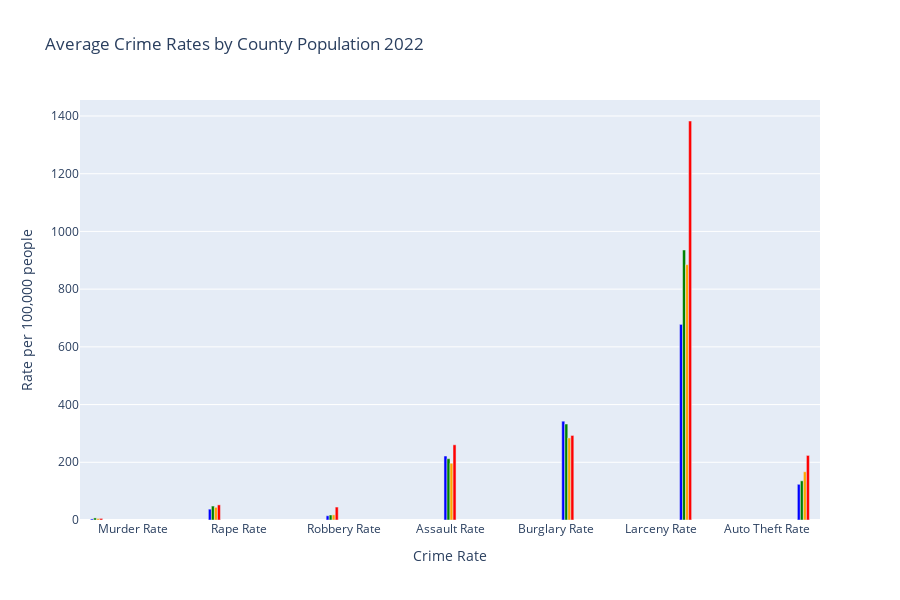

Source (notebook cell):
### Code cell
import plotly.graph_objects as go
import pandas as pd

# Assuming you have a DataFrame named df

# Define colors for each population bin
colors = ['blue', 'green', 'orange', 'red']

# Exclude counties with populations from 0 to 10,000, be
filtered_df = df[df['Population'] > 10000]

# Define the updated population bins
population_bins = [10000, 25000, 50000, 100000, float('inf')]
population_labels = ['10k-25k', '25k-50k', '50k-100k', '100k+']

# Create a new column in df for the updated population size category
filtered_df['Population Category'] = pd.cut(filtered_df['Population'], bins=population_bins, labels=population_labels, right=False)

# Bar Chart
fig = go.Figure()

# crimes loop
for crime_rate in ['Murder Rate', 'Rape Rate', 'Robbery Rate', 'Assault Rate', 'Burglary Rate', 'Larceny Rate', 'Auto Theft Rate']:
    # Loop through population bins
    for i, pop_bin in enumerate(population_labels):
        avg_rate = filtered_df.loc[filtered_df['Population Category'] == pop_bin, crime_rate].mean()
        # Set showlegend to False to hide the legend
        fig.add_trace(go.Bar(x=[crime_rate], y=[avg_rate], marker_color=colors[i], showlegend=False))

# total rate, didnt work
fig.update_layout(
    yaxis2=dict(
        title='Total Rate',
        overlaying='y',
        side='right',
        showgrid=False,
        zeroline=False,
        range=[0, filtered_df['Total Rate'].max() + 500]
    )
)

# Update the layout
fig.update_layout(
    barmode='group',
    title='Average Crime Rates by County Population 2022',
    xaxis_title='Crime Rate',
    yaxis_title='Rate per 100,000 people',
    height=600
)

# Show 
fig.show()

### Figure 1 — Plotly figure (JSON) as saved in the notebook; plotly's stock layout.template omitted (floating-point values rounded to 4 significant figures)
{"data": [{"marker": {"color": "blue"}, "showlegend": false, "type": "bar", "x": ["Murder Rate"], "y": [3.673]}, {"marker": {"color": "green"}, "showlegend": false, "type": "bar", "x": ["Murder Rate"], "y": [7.173]}, {"marker": {"color": "orange"}, "showlegend": false, "type": "bar", "x": ["Murder Rate"], "y": [5.283]}, {"marker": {"color": "red"}, "showlegend": false, "type": "bar", "x": ["Murder Rate"], "y": [5.554]}, {"marker": {"color": "blue"}, "showlegend": false, "type": "bar", "x": ["Rape Rate"], "y": [37.59]}, {"marker": {"color": "green"}, "showlegend": false, "type": "bar", "x": ["Rape Rate"], "y": [48.38]}, {"marker": {"color": "orange"}, "showlegend": false, "type": "bar", "x": ["Rape Rate"], "y": [43.87]}, {"marker": {"color": "red"}, "showlegend": false, "type": "bar", "x": ["Rape Rate"], "y": [52.38]}, {"marker": {"color": "blue"}, "showlegend": false, "type": "bar", "x": ["Robbery Rate"], "y": [14.71]}, {"marker": {"color": "green"}, "showlegend": false, "type": "bar", "x": ["Robbery Rate"], "y": [17.43]}, {"marker": {"color": "orange"}, "showlegend": false, "type": "bar", "x": ["Robbery Rate"], "y": [17.89]}, {"marker": {"color": "red"}, "showlegend": false, "type": "bar", "x": ["Robbery Rate"], "y": [44.92]}, {"marker": {"color": "blue"}, "showlegend": false, "type": "bar", "x": ["Assault Rate"], "y": [221.7]}, {"marker": {"color": "green"}, "showlegend": false, "type": "bar", "x": ["Assault Rate"], "y": [212.5]}, {"marker": {"color": "orange"}, "showlegend": false, "type": "bar", "x": ["Assault Rate"], "y": [196.8]}, {"marker": {"color": "red"}, "showlegend": false, "type": "bar", "x": ["Assault Rate"], "y": [260.6]}, {"marker": {"color": "blue"}, "showlegend": false, "type": "bar", "x": ["Burglary Rate"], "y": [342.4]}, {"marker": {"color": "green"}, "showlegend": false, "type": "bar", "x": ["Burglary Rate"], "y": [332.6]}, {"marker": {"color": "orange"}, "showlegend": false, "type": "bar", "x": ["Burglary Rate"], "y": [284.4]}, {"marker": {"color": "red"}, "showlegend": false, "type": "bar", "x": ["Burglary Rate"], "y": [293.0]}, {"marker": {"color": "blue"}, "showlegend": false, "type": "bar", "x": ["Larceny Rate"], "y": [677.9]}, {"marker": {"color": "green"}, "showlegend": false, "type": "bar", "x": ["Larceny Rate"], "y": [935.7]}, {"marker": {"color": "orange"}, "showlegend": false, "type": "bar", "x": ["Larceny Rate"], "y": [884.7]}, {"marker": {"color": "red"}, "showlegend": false, "type": "bar", "x": ["Larceny Rate"], "y": [1383.0]}, {"marker": {"color": "blue"}, "showlegend": false, "type": "bar", "x": ["Auto Theft Rate"], "y": [123.8]}, {"marker": {"color": "green"}, "showlegend": false, "type": "bar", "x": ["Auto Theft Rate"], "y": [135.7]}, {"marker": {"color": "orange"}, "showlegend": false, "type": "bar", "x": ["Auto Theft Rate"], "y": [167.2]}, {"marker": {"color": "red"}, "showlegend": false, "type": "bar", "x": ["Auto Theft Rate"], "y": [223.8]}], "layout": {"barmode": "group", "height": 600, "title": {"text": "Average Crime Rates by County Population 2022"}, "xaxis": {"title": {"text": "Crime Rate"}}, "yaxis": {"title": {"text": "Rate per 100,000 people"}}, "yaxis2": {"overlaying": "y", "range": [0, 5350.0], "showgrid": false, "side": "right", "title": {"text": "Total Rate"}, "zeroline": false}}}
